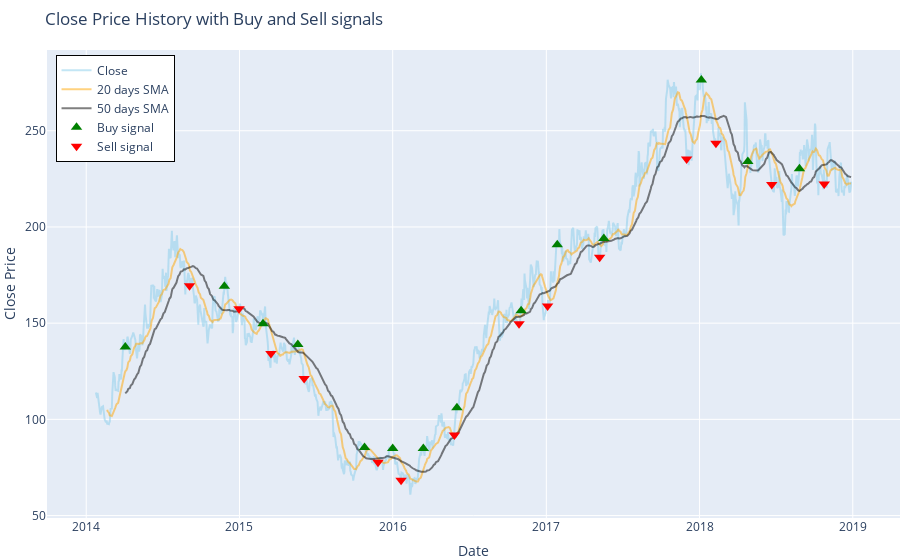

Notebook source saved alongside this figure:
### Code cell
# Create traces for Close price, SMA_20, and SMA_50
trace_close = go.Scatter(x=df.index, y=df['close'], mode='lines', name='Close', line=dict(color='skyblue', width=2), opacity=0.5)
trace_sma20 = go.Scatter(x=df.index, y=df['SMA_20'], mode='lines', name='20 days SMA', line=dict(color='orange', width=2), opacity=0.5)
trace_sma50 = go.Scatter(x=df.index, y=df['SMA_50'], mode='lines', name='50 days SMA', line=dict(color='black', width=2), opacity=0.5)

# Create traces for Buy and Sell signals
trace_buy_signal = go.Scatter(x=df.index, y=df['buy_signal'], mode='markers', name='Buy signal', marker=dict(symbol='triangle-up', size=10, color='green'), opacity=1)
trace_sell_signal = go.Scatter(x=df.index, y=df['sell_signal'], mode='markers', name='Sell signal', marker=dict(symbol='triangle-down', size=10, color='red'), opacity=1)

# Combine all traces and layout
data = [trace_close, trace_sma20, trace_sma50, trace_buy_signal, trace_sell_signal]

layout = go.Layout(title="Close Price History with Buy and Sell signals",
                   xaxis=dict(title='Date'),
                   yaxis=dict(title='Close Price'),
                   margin=dict(l=0, r=0, t=50, b=0),
                   legend=dict(x=0.01, y=0.99, bordercolor="Black", borderwidth=1))

fig = go.Figure(data=data, layout=layout)

# Show the plot
fig.show()

### Figure 1 — Plotly figure (JSON) as saved in the notebook; plotly's stock layout.template omitted (floating-point values rounded to 4 significant figures; data arrays with more than 128 entries replaced by an {"elided": "..."} marker saying what was removed)
{"data": [{"line": {"color": "skyblue", "width": 2}, "mode": "lines", "name": "Close", "opacity": 0.5, "type": "scatter", "x": {"elided": "1215 str values"}, "y": {"elided": "1215 float values"}}, {"line": {"color": "orange", "width": 2}, "mode": "lines", "name": "20 days SMA", "opacity": 0.5, "type": "scatter", "x": {"elided": "1215 str values"}, "y": {"elided": "1215 float values"}}, {"line": {"color": "black", "width": 2}, "mode": "lines", "name": "50 days SMA", "opacity": 0.5, "type": "scatter", "x": {"elided": "1215 str values"}, "y": {"elided": "1215 float values"}}, {"marker": {"color": "green", "size": 10, "symbol": "triangle-up"}, "mode": "markers", "name": "Buy signal", "opacity": 1, "type": "scatter", "x": {"elided": "1215 str values"}, "y": {"elided": "1215 float values"}}, {"marker": {"color": "red", "size": 10, "symbol": "triangle-down"}, "mode": "markers", "name": "Sell signal", "opacity": 1, "type": "scatter", "x": {"elided": "1215 str values"}, "y": {"elided": "1215 float values"}}], "layout": {"legend": {"bordercolor": "Black", "borderwidth": 1, "x": 0.01, "y": 0.99}, "margin": {"b": 0, "l": 0, "r": 0, "t": 50}, "title": {"text": "Close Price History with Buy and Sell signals"}, "xaxis": {"title": {"text": "Date"}}, "yaxis": {"title": {"text": "Close Price"}}}}
